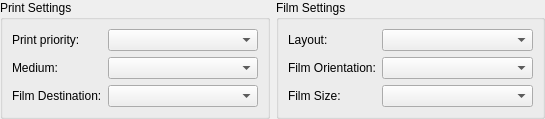
<?xml version="1.0" encoding="UTF-8"?>
<ui version="4.0">
 <class>QDicomPrinterBasicSettingsWidgetBase</class>
 <widget class="QWidget" name="QDicomPrinterBasicSettingsWidgetBase">
  <property name="geometry">
   <rect>
    <x>0</x>
    <y>0</y>
    <width>545</width>
    <height>106</height>
   </rect>
  </property>
  <property name="windowTitle">
   <string>Form</string>
  </property>
  <layout class="QGridLayout" name="gridLayout">
   <property name="margin">
    <number>0</number>
   </property>
   <property name="horizontalSpacing">
    <number>6</number>
   </property>
   <item row="0" column="0">
    <widget class="QGroupBox" name="m_printSettingsGroupBox">
     <property name="title">
      <string>Print Settings</string>
     </property>
     <layout class="QFormLayout" name="formLayout_2">
      <property name="fieldGrowthPolicy">
       <enum>QFormLayout::AllNonFixedFieldsGrow</enum>
      </property>
      <item row="0" column="0">
       <widget class="QLabel" name="m_priorityLabel">
        <property name="text">
         <string>Print priority:</string>
        </property>
       </widget>
      </item>
      <item row="0" column="1">
       <widget class="QComboBox" name="m_priorityComboBox"/>
      </item>
      <item row="1" column="0">
       <widget class="QLabel" name="m_mediumTypeLabel">
        <property name="text">
         <string>Medium:</string>
        </property>
       </widget>
      </item>
      <item row="1" column="1">
       <widget class="QComboBox" name="m_mediumTypeComboBox"/>
      </item>
      <item row="2" column="0">
       <widget class="QLabel" name="m_filmDestinationLabel">
        <property name="text">
         <string>Film Destination:</string>
        </property>
       </widget>
      </item>
      <item row="2" column="1">
       <widget class="QComboBox" name="m_filmDestinationComboBox"/>
      </item>
     </layout>
    </widget>
   </item>
   <item row="0" column="1">
    <widget class="QGroupBox" name="m_filmSettingsGroupBox">
     <property name="title">
      <string>Film Settings</string>
     </property>
     <layout class="QFormLayout" name="formLayout">
      <property name="fieldGrowthPolicy">
       <enum>QFormLayout::AllNonFixedFieldsGrow</enum>
      </property>
      <item row="0" column="0">
       <widget class="QLabel" name="m_layoutLabel">
        <property name="text">
         <string>Layout:</string>
        </property>
       </widget>
      </item>
      <item row="0" column="1">
       <widget class="QComboBox" name="m_layoutComboBox"/>
      </item>
      <item row="1" column="0">
       <widget class="QLabel" name="m_filmOrientationLabel">
        <property name="text">
         <string>Film Orientation:</string>
        </property>
       </widget>
      </item>
      <item row="1" column="1">
       <widget class="QComboBox" name="m_filmOrientationComboBox"/>
      </item>
      <item row="2" column="0">
       <widget class="QLabel" name="m_filmSizeLabel">
        <property name="text">
         <string>Film Size:</string>
        </property>
       </widget>
      </item>
      <item row="2" column="1">
       <widget class="QComboBox" name="m_filmSizeComboBox"/>
      </item>
     </layout>
    </widget>
   </item>
  </layout>
 </widget>
 <resources/>
 <connections/>
</ui>
